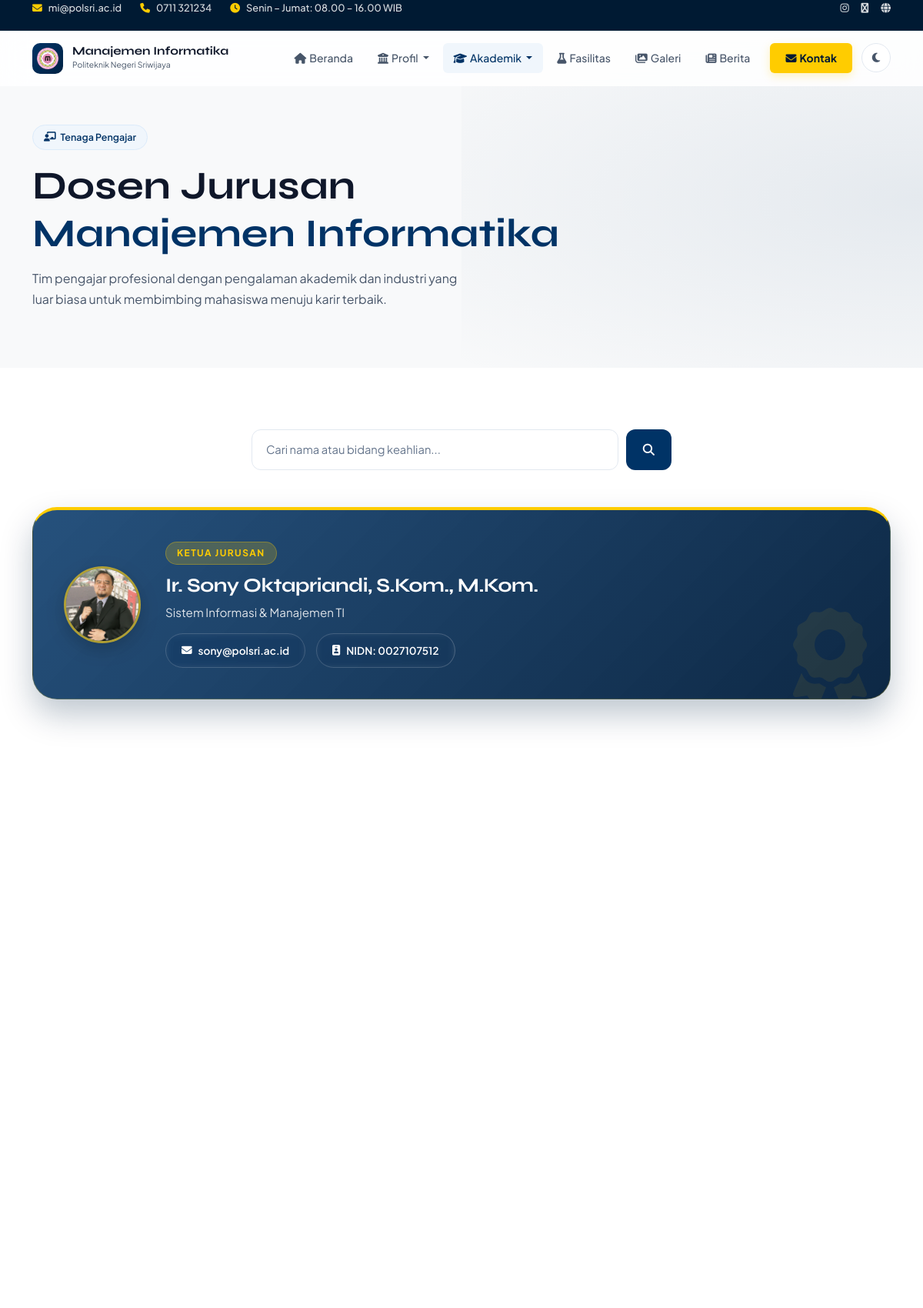
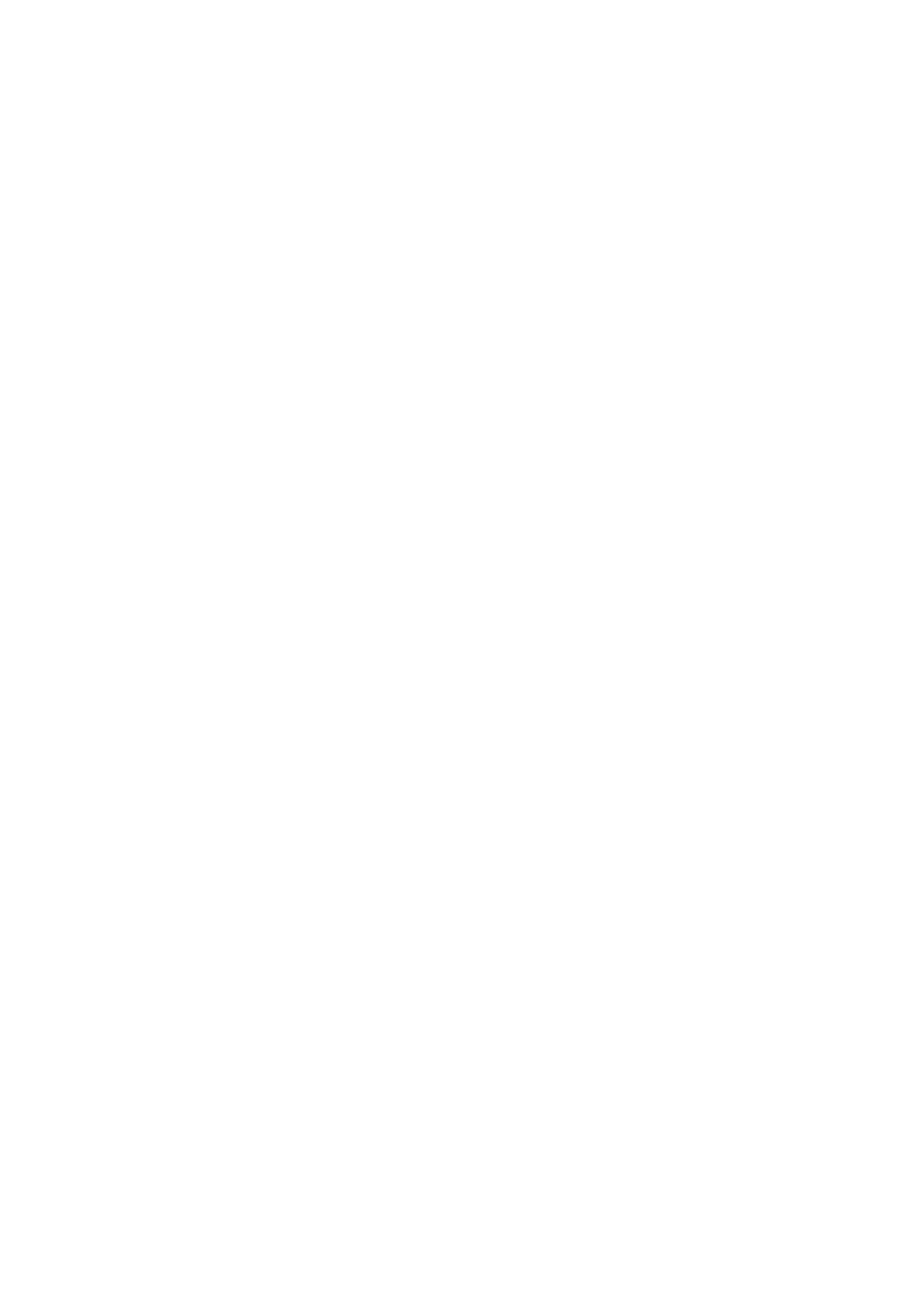
/dosen.php (signed in, upper part), run on the app's committed database (2 pictures, top to bottom).
### tables this page shows
CREATE TABLE IF NOT EXISTS dosen (
    id              INT AUTO_INCREMENT PRIMARY KEY,
    nama            VARCHAR(150) NOT NULL,
    foto            VARCHAR(255) DEFAULT 'default-dosen.jpg',
    bidang_keahlian VARCHAR(200) NOT NULL,
    email           VARCHAR(150) NOT NULL,
    nidn            VARCHAR(20),
    nip             VARCHAR(30),
    jabatan         VARCHAR(100) DEFAULT 'Dosen',
    prodi           ENUM('d3','d4','keduanya') DEFAULT 'd3',
    created_at      TIMESTAMP DEFAULT CURRENT_TIMESTAMP
);

### includes/config.php (called while the page is built, shortened)
<?php
function e(string $s): string {
    return htmlspecialchars($s, ENT_QUOTES, 'UTF-8');
}

### dosen.php (the view, shortened to what this page needs)
<?php
require_once __DIR__.'/includes/config.php';
$db = getDB();
$search = isset($_GET['q']) ? trim($_GET['q']) : '';
if ($search !== '') {
    $stmt = $db->prepare(
        "SELECT * FROM dosen
         WHERE nama LIKE ? OR bidang_keahlian LIKE ?
         ORDER BY jabatan DESC, nama ASC"
    );
    $term = "%$search%";
    $stmt->execute([$term, $term]);
} else {
    $stmt = $db->query(
        "SELECT * FROM dosen ORDER BY jabatan DESC, nama ASC"
    );
}
$dosenList = $stmt->fetchAll();
$ketua  = null;
$others = [];
foreach ($dosenList as $d) {
    if (stripos($d['jabatan'], 'Ketua') !== false && !$search) {
        $ketua = $d;
    } else {
        $others[] = $d;
    }
}
include __DIR__.'/includes/header.php';
?>
<section class="page-hero">
    <div class="container">
        <span class="page-hero-badge">
            <i class="fas fa-chalkboard-teacher"></i> Tenaga Pengajar
        </span>
        <h1>Dosen Jurusan<br>
            <span style="color:var(--clr-primary);">Manajemen Informatika</span>
        </h1>
        <p>Tim pengajar profesional dengan pengalaman akademik dan industri
           yang luar biasa untuk membimbing mahasiswa menuju karir terbaik.</p>
    </div>
</section>
<section class="section-py">
    <div class="container">
        <div class="row justify-content-center mb-5 fade-up">
            <div class="col-md-6">
                <form method="GET" action="">
                    <div style="display:flex;gap:10px;">
                        <input type="text" name="q"
                               value="<?= e($search) ?>"
                               placeholder="Cari nama atau bidang keahlian..."
                               class="form-control-custom" style="flex:1;">
                        <button type="submit" class="btn-primary-custom"
                                style="padding:12px 20px;min-width:unset;">
                            <i class="fas fa-search"></i>
                        </button>
                    </div>
                </form>
            </div>
        </div>
        <?php if (empty($dosenList)): ?>
        <div style="text-align:center;padding:80px 20px;color:var(--clr-text-muted);">
            <i class="fas fa-search" style="font-size:3.5rem;opacity:0.25;margin-bottom:20px;display:block;"></i>
            <h4>Tidak ada dosen ditemukan</h4>
            <p>Coba gunakan kata kunci yang berbeda</p>
            <a href="dosen.php" class="btn-outline-custom" style="margin-top:16px;">
                <i class="fas fa-arrow-left me-1"></i> Lihat Semua Dosen
            </a>
        </div>
        <?php else: ?>
        <?php if ($ketua): ?>
        <div class="fade-up mb-5">
            <div class="ketua-featured-card">
                <div class="ketua-featured-avatar">
                    <?php if (!empty($ketua['foto']) && $ketua['foto'] !== 'default-dosen.jpg' && file_exists(__DIR__ . '/assets/images/' . $ketua['foto'])): ?>
                    <img src="<?= APP_URL ?>/assets/images/<?= e($ketua['foto']) ?>"
                          alt="Foto <?= e($ketua['nama']) ?>"
                          style="width:100%;height:100%;object-fit:cover;">
                    <?php else: ?>
                    <i class="fas fa-user-tie" style="color:var(--clr-accent);font-size:2.4rem;"></i>
                    <?php endif; ?>
                </div>
                <div class="ketua-featured-info">
                    <div class="ketua-label">Ketua Jurusan</div>
                    <h3><?= e($ketua['nama']) ?></h3>
                    <p><?= e($ketua['bidang_keahlian']) ?></p>
                    <div style="display:flex;gap:14px;flex-wrap:wrap;margin-top:14px;">
                        <a href="mailto:<?= e($ketua['email']) ?>"
                           class="ketua-contact-btn">
                            <i class="fas fa-envelope"></i> <?= e($ketua['email']) ?>
                        </a>
                        <?php if (!empty($ketua['nidn'])): ?>
                        <span class="ketua-contact-btn" style="cursor:default;">
                            <i class="fas fa-id-badge"></i> NIDN: <?= e($ketua['nidn']) ?>
                        </span>
                        <?php endif; ?>
                    </div>
                </div>
                <div class="ketua-deco"><i class="fas fa-award"></i></div>
            </div>
        </div>
        <?php endif; ?>
        <?php $displayList = $search ? $dosenList : $others; ?>
        <?php if (!empty($displayList)): ?>
        <div class="row g-4">
        </div>
        <?php endif; ?>
        <?php endif; ?>
    </div>
</section>
<?php include __DIR__.'/includes/footer.php'; ?>

### data on the page
dosen: foto (picture), nama "Ir. Sony Oktapriandi, S.Kom., M.Kom.", bidang_keahlian "Sistem Informasi & Manajemen TI", email "sony@polsri.ac.id", nidn "0027107512"

### other printed values
APP_EMAIL "mi@polsri.ac.id"
APP_PHONE "0711 321234"
